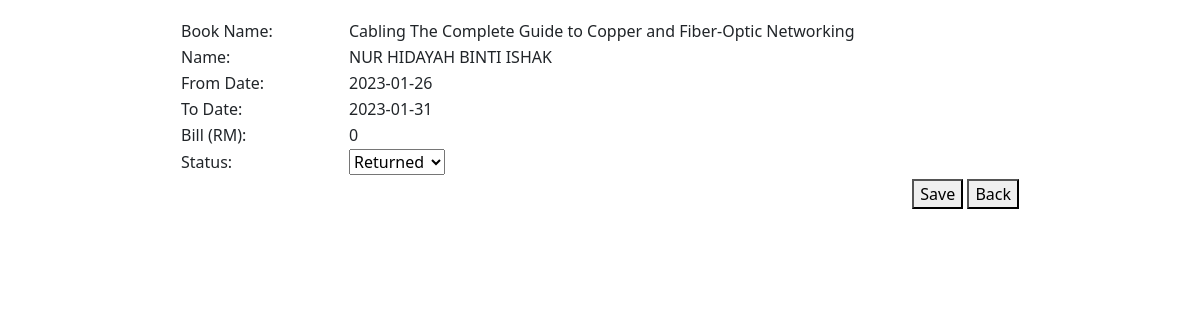
Screenshot of /sites/borrower_update.php?ID=10 with the database file from the repository.
### tables this page shows
CREATE TABLE `receipt` (
  `ID` int(11) NOT NULL,
  `BorrowFK` int(11) NOT NULL,
  `LateDay` int(11) NOT NULL,
  `Penalty` float NOT NULL
);

CREATE TABLE `book` (
  `ID` int(11) NOT NULL,
  `Name` varchar(100) NOT NULL,
  `Category` varchar(100) NOT NULL,
  `PublishDate` date NOT NULL,
  `Author` varchar(100) NOT NULL,
  `Description` varchar(1000) NOT NULL,
  `ISBNNumber` varchar(100) NOT NULL,
  `Image` text NOT NULL,
  `PublishPlace` varchar(100) NOT NULL,
  `Price` decimal(10,0) NOT NULL
);

CREATE TABLE `user` (
  `ID` int(11) NOT NULL,
  `Email` varchar(100) NOT NULL,
  `Password` varchar(100) NOT NULL,
  `Street` varchar(100) NOT NULL,
  `Zip` int(11) NOT NULL,
  `State` varchar(100) NOT NULL,
  `FullName` varchar(100) NOT NULL,
  `UitmID` int(11) NOT NULL,
  `IsAdmin` tinyint(1) NOT NULL DEFAULT 0
);

CREATE TABLE `borrow` (
  `ID` int(11) NOT NULL,
  `BookFK` int(11) NOT NULL,
  `UserFK` int(11) NOT NULL,
  `FromDate` date NOT NULL,
  `ToDate` date NOT NULL,
  `IsBillSettled` tinyint(1) NOT NULL,
  `Status` varchar(1) NOT NULL COMMENT 'B - borrowed; R - Returned'
);

### sites/repositories/library-repository.php (called while the page is built, shortened)
<?php
function getDatabaseConnection()
{
    $servername = "localhost";
    $username = "root";
    $password = "";
    $dbname = "library";
    $conn = new mysqli($servername, $username, $password, $dbname);
    return $conn;
}
function getReceipt(
    int $id,
) {
    $conn = getDatabaseConnection();
    $sql = "SELECT borrow.ID, book.Name, user.FullName, borrow.ToDate, borrow.FromDate, receipt.Penalty, borrow.Status " .
        "FROM receipt receipt " .
        "JOIN borrow borrow on receipt.BorrowFK = borrow.ID " .
        "JOIN user user ON borrow.UserFK = user.ID " .
        "JOIN book book ON borrow.BookFK = book.ID " .
        "WHERE receipt.BorrowFK = $id;";
    $result = $conn->query($sql);
    return $result->fetch_assoc();
}
?>

### sites/borrower_update.php (the view, shortened to what this page needs)
<!DOCTYPE html>
<html>
<head>
    <link rel="stylesheet" type="text/css" href="css/mystyle.css">
    <link rel="stylesheet" type="text/css" href="css/userstyle.css">
    <link href="https://cdn.jsdelivr.net/npm/bootstrap@5.3.0-alpha1/dist/css/bootstrap.min.css" rel="stylesheet"
>
</head>
<body>
    <?php
    require("repositories/library-repository.php");
    $errorMessage = "";
    $id = "";
    if ($_SERVER["REQUEST_METHOD"] == "GET") {
        $id = $_GET['ID'];
        try {
            $receipt = getReceipt($id);
        } catch (Exception $ex) {
            $errorMessage += "<br>Issue fetching borrowing data!";
        }
    }
    ?>
    <form method="post" action="<?php echo htmlspecialchars($_SERVER["PHP_SELF"]); ?>">
        <table>
            <tr>
                <td colspan="2">
                </td>
            </tr>
            <tr>
                <td width="20%">Book Name:</td>
                <td>
                    <?php echo $receipt["Name"]; ?>
                </td>
            </tr>
            <tr>
                <td width="20%">Name:</td>
                <td><?php echo $receipt["FullName"]; ?></td>
            </tr>
            <tr>
                <td width="20%">From Date:</td>
                <td><?php echo strftime('%Y-%m-%d', strtotime($receipt["FromDate"])); ?></td>
            </tr>
            <tr>
                <td width="20%">To Date:</td>
                <td><?php echo strftime('%Y-%m-%d', strtotime($receipt["ToDate"])); ?></td>
            </tr>
            <tr>
                <td width="20%">Bill (RM):</td>
                <td><?php echo $receipt["Penalty"]; ?></td>
            </tr>
            <tr>
                <td width="20%">Status:</td>
                <td>
                    <select id="statusInput" name="status" value="<?php echo $receipt["Status"]; ?>">
                        <option value="R" <?php if($receipt["Status"] == "R") echo 'selected="selected"'; ?>>Returned</option>
                    </select>
                </td>
            </tr>
            <tr>
                <td><input hidden name="ID" value="<?php echo $id; ?>"></td>
            </tr>
            <tr>
                <td colspan="2" align="right">
                    <button type="submit" class="submitButton">Save</button>
                    <button type="button" onclick="window.location='borrower.php'">Back</button>
                </td>
            </tr>
        </table>
    </form>
</body>
</html>

### sites/css/mystyle.css (style rules this page uses)
body { background-color: #F9FAF5; font-family: arial, sans-serif; }

### sites/css/userstyle.css (style rules this page uses)
table { width: 70%; margin-left: 15%; margin-right: 15%; }

### rows the page displays
receipt: book.Name "Cabling The Complete Guide to Copper and Fiber-Optic Networking", user.FullName "NUR HIDAYAH BINTI ISHAK", borrow.FromDate "2023-01-26", borrow.ToDate "2023-01-31", Penalty "0", status "Returned"
